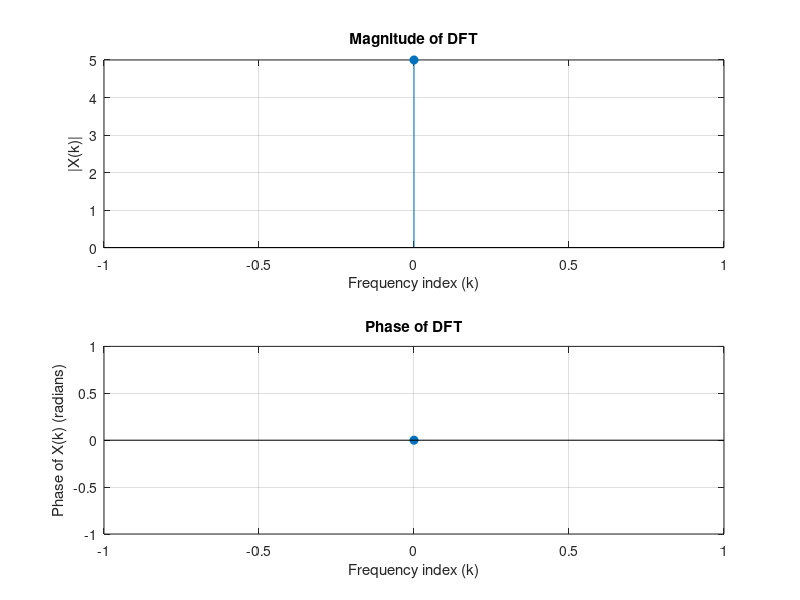

This figure's MATLAB source:
% MATLAB Program to calculate DFT from user input and plot magnitude and phase

%Time domain to frequency domain
%x = input('Enter the sequence as space-separated values (e.g., [1 2 3 4]: ');
str = input('Enter the sequence as space-separated values (e.g., 1 2 3 4): ', 's'); 
x = str2num(str); % convert to numeric vector
N = length(x);          % Length of the sequence
X = zeros(1, N);        % Initialize DFT output

% Calculate DFT manually
for k = 0:N-1
    for n = 0:N-1
        X(k+1) = X(k+1) + x(n+1)*exp(-1j*2*pi*k*n/N);
        %matlab index start from 1
    end
end

% Frequency index for plotting
f = 0:N-1;

%show how each frequency component
% Plot magnitude
figure;
subplot(2,1,1);
stem(f, abs(X), 'filled');
title('Magnitude of DFT');
xlabel('Frequency index (k)');
ylabel('|X(k)|');
grid on;

%Phase spectrum: Shows the phase shift of each frequency component.
% Plot phase
subplot(2,1,2);
stem(f, angle(X), 'filled');
title('Phase of DFT');
xlabel('Frequency index (k)');
ylabel('Phase of X(k) (radians)');
grid on;
